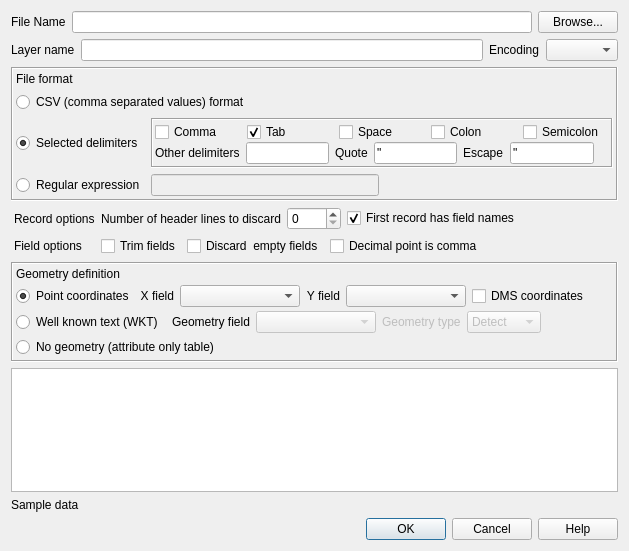
<?xml version="1.0" encoding="UTF-8"?>
<ui version="4.0">
 <class>QgsDelimitedTextSourceSelectBase</class>
 <widget class="QDialog" name="QgsDelimitedTextSourceSelectBase">
  <property name="geometry">
   <rect>
    <x>0</x>
    <y>0</y>
    <width>629</width>
    <height>551</height>
   </rect>
  </property>
  <property name="windowTitle">
   <string>Create a Layer from a Delimited Text File</string>
  </property>
  <property name="windowIcon">
   <iconset>
    <normaloff/>
   </iconset>
  </property>
  <property name="toolTip">
   <string>Number fields use comma for a decimal point</string>
  </property>
  <property name="statusTip">
   <string>Number fields use comma for a decimal point</string>
  </property>
  <property name="whatsThis">
   <string>Number fields use comma for a decimal point</string>
  </property>
  <layout class="QGridLayout" name="gridLayout_3">
   <item row="1" column="0">
    <widget class="QFrame" name="frame_select_delimiters">
     <property name="enabled">
      <bool>true</bool>
     </property>
     <property name="frameShape">
      <enum>QFrame::Box</enum>
     </property>
     <property name="frameShadow">
      <enum>QFrame::Sunken</enum>
     </property>
     <layout class="QGridLayout" name="gridLayout_5" columnstretch="0,0">
      <property name="margin">
       <number>3</number>
      </property>
      <item row="3" column="0">
       <widget class="QRadioButton" name="delimiterRegexp">
        <property name="sizePolicy">
         <sizepolicy hsizetype="Minimum" vsizetype="Minimum">
          <horstretch>0</horstretch>
          <verstretch>0</verstretch>
         </sizepolicy>
        </property>
        <property name="toolTip">
         <string>Each line in the  file is split using a regular expression to define the end of each field</string>
        </property>
        <property name="statusTip">
         <string>Each line in the  file is split using a regular expression to define the end of each field</string>
        </property>
        <property name="whatsThis">
         <string>Each line in the  file is split using a regular expression to define the end of each field</string>
        </property>
        <property name="text">
         <string>Regular expression</string>
        </property>
       </widget>
      </item>
      <item row="2" column="0">
       <widget class="QRadioButton" name="delimiterChars">
        <property name="toolTip">
         <string>Fields are delimited by specified delimiters with quote and escape characters</string>
        </property>
        <property name="statusTip">
         <string>Fields are delimited by specified delimiters with quote and escape characters</string>
        </property>
        <property name="whatsThis">
         <string>&lt;html&gt;&lt;head/&gt;&lt;body&gt;&lt;p&gt;Fields are delimited by specified delimiters with quote and escape characters&lt;/p&gt;&lt;p&gt;Fields quoted using a quote characters may contain delimiters and new lines&lt;/p&gt;&lt;p&gt;The escape character can escape new lines and  quotes within quoted fields&lt;/p&gt;&lt;/body&gt;&lt;/html&gt;</string>
        </property>
        <property name="text">
         <string>Selected delimiters</string>
        </property>
        <property name="checked">
         <bool>true</bool>
        </property>
       </widget>
      </item>
      <item row="1" column="0" colspan="2">
       <widget class="QRadioButton" name="delimiterCSV">
        <property name="toolTip">
         <string>The file a comma separated value file, fields delimited by commas and quoted by &quot;</string>
        </property>
        <property name="statusTip">
         <string>The file a comma separated value file, fields delimited by commas and quoted by &quot;</string>
        </property>
        <property name="whatsThis">
         <string>The file a comma separated value file, fields delimited by commas and quoted by &quot;</string>
        </property>
        <property name="text">
         <string>CSV (comma separated values) format</string>
        </property>
       </widget>
      </item>
      <item row="2" column="1">
       <widget class="QFrame" name="frameDelimiterCharacters">
        <property name="frameShape">
         <enum>QFrame::Box</enum>
        </property>
        <property name="frameShadow">
         <enum>QFrame::Sunken</enum>
        </property>
        <layout class="QVBoxLayout" name="verticalLayout_3">
         <property name="spacing">
          <number>0</number>
         </property>
         <property name="margin">
          <number>2</number>
         </property>
         <item>
          <layout class="QHBoxLayout" name="layoutDelimChars">
           <property name="topMargin">
            <number>0</number>
           </property>
           <item>
            <widget class="QCheckBox" name="cbxDelimComma">
             <property name="text">
              <string>Comma</string>
             </property>
            </widget>
           </item>
           <item>
            <widget class="QCheckBox" name="cbxDelimTab">
             <property name="toolTip">
              <string>Tab character is one of the delimiters</string>
             </property>
             <property name="text">
              <string>Tab</string>
             </property>
             <property name="checked">
              <bool>true</bool>
             </property>
            </widget>
           </item>
           <item>
            <widget class="QCheckBox" name="cbxDelimSpace">
             <property name="toolTip">
              <string>Space character is one of the delimiters</string>
             </property>
             <property name="text">
              <string>Space</string>
             </property>
             <property name="checked">
              <bool>false</bool>
             </property>
            </widget>
           </item>
           <item>
            <widget class="QCheckBox" name="cbxDelimColon">
             <property name="text">
              <string>Colon</string>
             </property>
            </widget>
           </item>
           <item>
            <widget class="QCheckBox" name="cbxDelimSemicolon">
             <property name="text">
              <string>Semicolon</string>
             </property>
            </widget>
           </item>
          </layout>
         </item>
         <item>
          <layout class="QHBoxLayout" name="layoutDelimOther">
           <property name="topMargin">
            <number>0</number>
           </property>
           <item>
            <widget class="QLabel" name="labelDelimOther">
             <property name="text">
              <string>Other delimiters</string>
             </property>
            </widget>
           </item>
           <item>
            <widget class="QLineEdit" name="txtDelimiterOther">
             <property name="enabled">
              <bool>true</bool>
             </property>
             <property name="sizePolicy">
              <sizepolicy hsizetype="Expanding" vsizetype="Fixed">
               <horstretch>0</horstretch>
               <verstretch>0</verstretch>
              </sizepolicy>
             </property>
             <property name="maximumSize">
              <size>
               <width>32767</width>
               <height>32767</height>
              </size>
             </property>
             <property name="toolTip">
              <string>Delimiters to use when splitting fields in the text file. The delimiter can be more than one character.  These characters are used in addition to the comma, tab, space, colon, and semicolon options.</string>
             </property>
             <property name="statusTip">
              <string>Delimiters to use when splitting fields in the text file. The delimiter can be more than one character.  These characters are used in addition to the comma, tab, space, colon, and semicolon options.</string>
             </property>
             <property name="whatsThis">
              <string>Delimiters to use when splitting fields in the text file. The delimiter can be more than one character.  These characters are used in addition to the comma, tab, space, colon, and semicolon options.</string>
             </property>
             <property name="maxLength">
              <number>10</number>
             </property>
            </widget>
           </item>
           <item>
            <widget class="QLabel" name="labelQuote">
             <property name="text">
              <string>Quote</string>
             </property>
            </widget>
           </item>
           <item>
            <widget class="QLineEdit" name="txtQuoteChars">
             <property name="toolTip">
              <string>The quote character(s) enclose fields which may include delimiters and new lines</string>
             </property>
             <property name="statusTip">
              <string>The quote character(s) enclose fields which may include delimiters and new lines</string>
             </property>
             <property name="whatsThis">
              <string>The quote character(s) enclose fields which may include delimiters and new lines</string>
             </property>
             <property name="text">
              <string>&quot;</string>
             </property>
             <property name="maxLength">
              <number>10</number>
             </property>
            </widget>
           </item>
           <item>
            <widget class="QLabel" name="labelEscape">
             <property name="text">
              <string>Escape</string>
             </property>
            </widget>
           </item>
           <item>
            <widget class="QLineEdit" name="txtEscapeChars">
             <property name="toolTip">
              <string>The escape character(s) force the next character to be treated as a normal character (that is not a delimiter, quote, or new line character).  If the escape character is the same as a quote character, it only escapes itself and only within quotes.</string>
             </property>
             <property name="statusTip">
              <string>The escape character(s) force the next character to be treated as a normal character (that is not a delimiter, quote, or new line character).  If the escape character is the same as a quote character, it only escapes itself and only within quotes.</string>
             </property>
             <property name="whatsThis">
              <string>The escape character(s) force the next character to be treated as a normal character (that is not a delimiter, quote, or new line character).  If the escape character is the same as a quote character, it only escapes itself and only within quotes.</string>
             </property>
             <property name="text">
              <string>&quot;</string>
             </property>
             <property name="maxLength">
              <number>10</number>
             </property>
            </widget>
           </item>
           <item>
            <spacer name="hspacer1">
             <property name="orientation">
              <enum>Qt::Horizontal</enum>
             </property>
             <property name="sizeHint" stdset="0">
              <size>
               <width>40</width>
               <height>20</height>
              </size>
             </property>
            </spacer>
           </item>
          </layout>
         </item>
        </layout>
       </widget>
      </item>
      <item row="3" column="1">
       <layout class="QHBoxLayout" name="horizontalLayout_8">
        <item>
         <widget class="QLineEdit" name="txtDelimiterRegexp">
          <property name="enabled">
           <bool>false</bool>
          </property>
          <property name="sizePolicy">
           <sizepolicy hsizetype="Minimum" vsizetype="Fixed">
            <horstretch>0</horstretch>
            <verstretch>0</verstretch>
           </sizepolicy>
          </property>
          <property name="maximumSize">
           <size>
            <width>32767</width>
            <height>32767</height>
           </size>
          </property>
          <property name="toolTip">
           <string>Regular expression used to split each line into fields</string>
          </property>
          <property name="statusTip">
           <string>Regular expression used to split each line into fields</string>
          </property>
          <property name="whatsThis">
           <string>Regular expression used to split each line into fields</string>
          </property>
         </widget>
        </item>
        <item>
         <widget class="QLabel" name="lblRegexpError">
          <property name="styleSheet">
           <string notr="true">color: rgb(255, 0, 0);</string>
          </property>
          <property name="text">
           <string/>
          </property>
         </widget>
        </item>
       </layout>
      </item>
      <item row="0" column="0">
       <widget class="QLabel" name="labelFileFormat">
        <property name="text">
         <string>File format </string>
        </property>
       </widget>
      </item>
     </layout>
    </widget>
   </item>
   <item row="3" column="0">
    <widget class="QFrame" name="frmGeometry">
     <property name="enabled">
      <bool>true</bool>
     </property>
     <property name="frameShape">
      <enum>QFrame::Box</enum>
     </property>
     <property name="frameShadow">
      <enum>QFrame::Sunken</enum>
     </property>
     <layout class="QVBoxLayout" name="verticalLayout_4">
      <property name="spacing">
       <number>4</number>
      </property>
      <property name="margin">
       <number>3</number>
      </property>
      <item>
       <widget class="QLabel" name="label_8">
        <property name="text">
         <string>Geometry definition</string>
        </property>
       </widget>
      </item>
      <item>
       <layout class="QHBoxLayout" name="horizontalLayout">
        <item>
         <widget class="QRadioButton" name="geomTypeXY">
          <property name="enabled">
           <bool>true</bool>
          </property>
          <property name="toolTip">
           <string>Geometry is a point defined by X and Y coordinate fields</string>
          </property>
          <property name="statusTip">
           <string>Geometry is a point defined by X and Y coordinate fields</string>
          </property>
          <property name="whatsThis">
           <string>Geometry is a point defined by X and Y coordinate fields</string>
          </property>
          <property name="text">
           <string>Point coordinates</string>
          </property>
          <property name="checked">
           <bool>true</bool>
          </property>
         </widget>
        </item>
        <item>
         <widget class="QLabel" name="textLabelx">
          <property name="enabled">
           <bool>true</bool>
          </property>
          <property name="text">
           <string>&lt;p align=&quot;right&quot;&gt;X field&lt;/p&gt;</string>
          </property>
         </widget>
        </item>
        <item>
         <widget class="QComboBox" name="cmbXField">
          <property name="enabled">
           <bool>true</bool>
          </property>
          <property name="sizePolicy">
           <sizepolicy hsizetype="Expanding" vsizetype="Fixed">
            <horstretch>0</horstretch>
            <verstretch>0</verstretch>
           </sizepolicy>
          </property>
          <property name="minimumSize">
           <size>
            <width>120</width>
            <height>0</height>
           </size>
          </property>
          <property name="toolTip">
           <string>Name of the field containing x values</string>
          </property>
          <property name="statusTip">
           <string>Name of the field containing x values</string>
          </property>
          <property name="whatsThis">
           <string>Name of the field containing x values</string>
          </property>
          <property name="editable">
           <bool>false</bool>
          </property>
         </widget>
        </item>
        <item>
         <widget class="QLabel" name="textLabely">
          <property name="enabled">
           <bool>true</bool>
          </property>
          <property name="text">
           <string>&lt;p align=&quot;right&quot;&gt;Y field&lt;/p&gt;</string>
          </property>
         </widget>
        </item>
        <item>
         <widget class="QComboBox" name="cmbYField">
          <property name="enabled">
           <bool>true</bool>
          </property>
          <property name="sizePolicy">
           <sizepolicy hsizetype="Expanding" vsizetype="Fixed">
            <horstretch>0</horstretch>
            <verstretch>0</verstretch>
           </sizepolicy>
          </property>
          <property name="minimumSize">
           <size>
            <width>120</width>
            <height>0</height>
           </size>
          </property>
          <property name="toolTip">
           <string>Name of the field containing y values</string>
          </property>
          <property name="statusTip">
           <string>Name of the field containing y values</string>
          </property>
          <property name="whatsThis">
           <string>Name of the field containing y values</string>
          </property>
          <property name="editable">
           <bool>false</bool>
          </property>
         </widget>
        </item>
        <item>
         <widget class="QCheckBox" name="cbxXyDms">
          <property name="toolTip">
           <string>X and Y coordinates are expressed in degrees/minutes/seconds</string>
          </property>
          <property name="statusTip">
           <string>X and Y coordinates are expressed in degrees/minutes/seconds</string>
          </property>
          <property name="whatsThis">
           <string>X and Y coordinates are expressed in degrees/minutes/seconds</string>
          </property>
          <property name="text">
           <string>DMS coordinates</string>
          </property>
         </widget>
        </item>
        <item>
         <spacer name="hspacer4">
          <property name="orientation">
           <enum>Qt::Horizontal</enum>
          </property>
          <property name="sizeHint" stdset="0">
           <size>
            <width>40</width>
            <height>20</height>
           </size>
          </property>
         </spacer>
        </item>
       </layout>
      </item>
      <item>
       <layout class="QHBoxLayout" name="horizontalLayout_3">
        <property name="topMargin">
         <number>0</number>
        </property>
        <item>
         <widget class="QRadioButton" name="geomTypeWKT">
          <property name="enabled">
           <bool>true</bool>
          </property>
          <property name="toolTip">
           <string>Geometry is read as a well known text string from the selected fields</string>
          </property>
          <property name="statusTip">
           <string>Geometry is read as a well known text string from the selected fields</string>
          </property>
          <property name="whatsThis">
           <string>Geometry is read as a well known text string from the selected fields</string>
          </property>
          <property name="text">
           <string>Well known text (WKT) </string>
          </property>
         </widget>
        </item>
        <item>
         <widget class="QLabel" name="label_5">
          <property name="text">
           <string>Geometry field</string>
          </property>
         </widget>
        </item>
        <item>
         <widget class="QComboBox" name="cmbWktField">
          <property name="enabled">
           <bool>false</bool>
          </property>
          <property name="sizePolicy">
           <sizepolicy hsizetype="Expanding" vsizetype="Fixed">
            <horstretch>0</horstretch>
            <verstretch>0</verstretch>
           </sizepolicy>
          </property>
          <property name="minimumSize">
           <size>
            <width>120</width>
            <height>0</height>
           </size>
          </property>
          <property name="toolTip">
           <string>Name of the field containing y values</string>
          </property>
          <property name="whatsThis">
           <string>Name of the field containing y values. Choose a field from the list. The list is generated by parsing the header row of the delimited text file.</string>
          </property>
          <property name="editable">
           <bool>false</bool>
          </property>
         </widget>
        </item>
        <item>
         <widget class="QLabel" name="label">
          <property name="enabled">
           <bool>false</bool>
          </property>
          <property name="text">
           <string>Geometry type</string>
          </property>
         </widget>
        </item>
        <item>
         <widget class="QComboBox" name="cmbGeometryType">
          <property name="enabled">
           <bool>false</bool>
          </property>
          <property name="currentIndex">
           <number>0</number>
          </property>
          <item>
           <property name="text">
            <string>Detect</string>
           </property>
          </item>
          <item>
           <property name="text">
            <string>Point</string>
           </property>
          </item>
          <item>
           <property name="text">
            <string>Line</string>
           </property>
          </item>
          <item>
           <property name="text">
            <string>Polygon</string>
           </property>
          </item>
         </widget>
        </item>
        <item>
         <spacer name="hspacer5">
          <property name="orientation">
           <enum>Qt::Horizontal</enum>
          </property>
          <property name="sizeHint" stdset="0">
           <size>
            <width>177</width>
            <height>20</height>
           </size>
          </property>
         </spacer>
        </item>
       </layout>
      </item>
      <item>
       <layout class="QHBoxLayout" name="horizontalLayout_9">
        <property name="bottomMargin">
         <number>0</number>
        </property>
        <item>
         <widget class="QRadioButton" name="geomTypeNone">
          <property name="toolTip">
           <string>The file contains only attribute information - it will not be displayed on the map</string>
          </property>
          <property name="statusTip">
           <string>The file contains only attribute information - it will not be displayed on the map</string>
          </property>
          <property name="whatsThis">
           <string>The file contains only attribute information - it will not be displayed on the map</string>
          </property>
          <property name="text">
           <string>No geometry (attribute only table)</string>
          </property>
         </widget>
        </item>
       </layout>
      </item>
     </layout>
    </widget>
   </item>
   <item row="0" column="0">
    <widget class="QWidget" name="widget_3" native="true">
     <property name="acceptDrops">
      <bool>true</bool>
     </property>
     <layout class="QVBoxLayout" name="verticalLayout">
      <property name="margin">
       <number>0</number>
      </property>
      <item>
       <layout class="QHBoxLayout" name="horizontalLayout_5">
        <property name="topMargin">
         <number>0</number>
        </property>
        <item>
         <widget class="QLabel" name="textLabelFileName">
          <property name="sizePolicy">
           <sizepolicy hsizetype="Minimum" vsizetype="Minimum">
            <horstretch>0</horstretch>
            <verstretch>0</verstretch>
           </sizepolicy>
          </property>
          <property name="text">
           <string>File Name</string>
          </property>
          <property name="indent">
           <number>0</number>
          </property>
         </widget>
        </item>
        <item>
         <widget class="QLineEdit" name="txtFilePath">
          <property name="toolTip">
           <string>Full path to the delimited text file</string>
          </property>
          <property name="whatsThis">
           <string>Full path to the delimited text file. In order to properly parse the fields in the file, the delimiter must be defined prior to entering the file name. Use the Browse button to the right of this field to choose the input file.</string>
          </property>
          <property name="readOnly">
           <bool>false</bool>
          </property>
         </widget>
        </item>
        <item>
         <widget class="QPushButton" name="btnBrowseForFile">
          <property name="enabled">
           <bool>true</bool>
          </property>
          <property name="maximumSize">
           <size>
            <width>16777215</width>
            <height>16777215</height>
           </size>
          </property>
          <property name="toolTip">
           <string>Browse to find the delimited text file to be processed</string>
          </property>
          <property name="whatsThis">
           <string>Use this button to browse to the location of the delimited text file. This button will not be enabled until a delimiter has been entered in the &lt;i&gt;Delimiter&lt;/i&gt; box. Once a file is chosen, the X and Y field drop-down boxes will be populated with the fields from the delimited text file.</string>
          </property>
          <property name="text">
           <string>Browse...</string>
          </property>
          <property name="flat">
           <bool>false</bool>
          </property>
         </widget>
        </item>
       </layout>
      </item>
      <item>
       <layout class="QHBoxLayout" name="horizontalLayout_6">
        <property name="topMargin">
         <number>0</number>
        </property>
        <item>
         <widget class="QLabel" name="textLabelLayerName">
          <property name="sizePolicy">
           <sizepolicy hsizetype="Minimum" vsizetype="Preferred">
            <horstretch>0</horstretch>
            <verstretch>0</verstretch>
           </sizepolicy>
          </property>
          <property name="text">
           <string>Layer name</string>
          </property>
         </widget>
        </item>
        <item>
         <widget class="QLineEdit" name="txtLayerName">
          <property name="toolTip">
           <string>Name to display in the map legend</string>
          </property>
          <property name="whatsThis">
           <string>Name displayed in the map legend</string>
          </property>
         </widget>
        </item>
        <item>
         <widget class="QLabel" name="lblEncoding">
          <property name="text">
           <string>Encoding</string>
          </property>
         </widget>
        </item>
        <item>
         <widget class="QComboBox" name="cbxEncoding"/>
        </item>
       </layout>
      </item>
     </layout>
    </widget>
   </item>
   <item row="4" column="0">
    <widget class="QFrame" name="gridFrame_2">
     <layout class="QVBoxLayout" name="verticalLayout_2">
      <property name="spacing">
       <number>3</number>
      </property>
      <property name="margin">
       <number>0</number>
      </property>
      <item>
       <widget class="QTableWidget" name="tblSample"/>
      </item>
     </layout>
    </widget>
   </item>
   <item row="8" column="0">
    <widget class="QDialogButtonBox" name="buttonBox">
     <property name="orientation">
      <enum>Qt::Horizontal</enum>
     </property>
     <property name="standardButtons">
      <set>QDialogButtonBox::Cancel|QDialogButtonBox::Help|QDialogButtonBox::Ok</set>
     </property>
    </widget>
   </item>
   <item row="7" column="0">
    <widget class="QLabel" name="lblStatus">
     <property name="text">
      <string>Sample data</string>
     </property>
    </widget>
   </item>
   <item row="2" column="0">
    <layout class="QGridLayout" name="gridLayout">
     <property name="leftMargin">
      <number>3</number>
     </property>
     <property name="topMargin">
      <number>0</number>
     </property>
     <item row="0" column="0">
      <widget class="QLabel" name="label_2">
       <property name="text">
        <string>Record options</string>
       </property>
      </widget>
     </item>
     <item row="0" column="1">
      <layout class="QHBoxLayout" name="horizontalLayout_4">
       <property name="rightMargin">
        <number>9</number>
       </property>
       <item>
        <widget class="QLabel" name="label_4">
         <property name="sizePolicy">
          <sizepolicy hsizetype="Minimum" vsizetype="Preferred">
           <horstretch>0</horstretch>
           <verstretch>0</verstretch>
          </sizepolicy>
         </property>
         <property name="text">
          <string>Number of header lines to discard</string>
         </property>
        </widget>
       </item>
       <item>
        <widget class="QSpinBox" name="rowCounter">
         <property name="minimumSize">
          <size>
           <width>0</width>
           <height>0</height>
          </size>
         </property>
         <property name="maximumSize">
          <size>
           <width>16777215</width>
           <height>16777215</height>
          </size>
         </property>
         <property name="toolTip">
          <string>The number of lines at the beginning of the file to ignore</string>
         </property>
         <property name="statusTip">
          <string>The number of lines at the beginning of the file to ignore</string>
         </property>
         <property name="whatsThis">
          <string>The number of lines at the beginning of the file to ignore</string>
         </property>
         <property name="wrapping">
          <bool>false</bool>
         </property>
         <property name="maximum">
          <number>9999</number>
         </property>
         <property name="value">
          <number>0</number>
         </property>
        </widget>
       </item>
       <item>
        <widget class="QCheckBox" name="cbxUseHeader">
         <property name="toolTip">
          <string>Field names are read from the first line.  If not selected then fields are numbered</string>
         </property>
         <property name="statusTip">
          <string>Field names are read from the first line.  If not selected then fields are numbered</string>
         </property>
         <property name="whatsThis">
          <string>Field names are read from the first line.  If not selected then fields are numbered</string>
         </property>
         <property name="text">
          <string>First record has field names</string>
         </property>
         <property name="checked">
          <bool>true</bool>
         </property>
        </widget>
       </item>
       <item>
        <spacer name="horizontalSpacer">
         <property name="orientation">
          <enum>Qt::Horizontal</enum>
         </property>
         <property name="sizeHint" stdset="0">
          <size>
           <width>40</width>
           <height>20</height>
          </size>
         </property>
        </spacer>
       </item>
      </layout>
     </item>
     <item row="1" column="0">
      <widget class="QLabel" name="label_3">
       <property name="text">
        <string>Field options</string>
       </property>
      </widget>
     </item>
     <item row="1" column="1">
      <layout class="QHBoxLayout" name="horizontalLayout_2">
       <item>
        <widget class="QCheckBox" name="cbxTrimFields">
         <property name="toolTip">
          <string>Trim leading and trailing spaces from fields</string>
         </property>
         <property name="statusTip">
          <string>Trim leading and trailing spaces from fields</string>
         </property>
         <property name="whatsThis">
          <string>Trim leading and trailing spaces from fields</string>
         </property>
         <property name="text">
          <string>Trim fields</string>
         </property>
        </widget>
       </item>
       <item>
        <widget class="QCheckBox" name="cbxSkipEmptyFields">
         <property name="toolTip">
          <string>Discard empty fields in each record</string>
         </property>
         <property name="statusTip">
          <string>Discard empty fields in each record</string>
         </property>
         <property name="whatsThis">
          <string>Discard empty fields in each record</string>
         </property>
         <property name="text">
          <string>Discard  empty fields</string>
         </property>
        </widget>
       </item>
       <item>
        <widget class="QCheckBox" name="cbxPointIsComma">
         <property name="enabled">
          <bool>true</bool>
         </property>
         <property name="toolTip">
          <string>X and Y coordinates have comma for decimal point</string>
         </property>
         <property name="statusTip">
          <string>X and Y coordinates have comma for decimal point</string>
         </property>
         <property name="whatsThis">
          <string>X and Y coordinates have comma for decimal point</string>
         </property>
         <property name="text">
          <string>Decimal point is comma</string>
         </property>
        </widget>
       </item>
       <item>
        <spacer name="horizontalSpacer_2">
         <property name="orientation">
          <enum>Qt::Horizontal</enum>
         </property>
         <property name="sizeHint" stdset="0">
          <size>
           <width>40</width>
           <height>20</height>
          </size>
         </property>
        </spacer>
       </item>
      </layout>
     </item>
    </layout>
   </item>
  </layout>
 </widget>
 <layoutdefault spacing="6" margin="11"/>
 <tabstops>
  <tabstop>txtFilePath</tabstop>
  <tabstop>btnBrowseForFile</tabstop>
  <tabstop>txtLayerName</tabstop>
  <tabstop>cbxEncoding</tabstop>
  <tabstop>delimiterCSV</tabstop>
  <tabstop>delimiterChars</tabstop>
  <tabstop>cbxDelimComma</tabstop>
  <tabstop>cbxDelimTab</tabstop>
  <tabstop>cbxDelimSpace</tabstop>
  <tabstop>cbxDelimColon</tabstop>
  <tabstop>cbxDelimSemicolon</tabstop>
  <tabstop>txtDelimiterOther</tabstop>
  <tabstop>txtQuoteChars</tabstop>
  <tabstop>txtEscapeChars</tabstop>
  <tabstop>delimiterRegexp</tabstop>
  <tabstop>txtDelimiterRegexp</tabstop>
  <tabstop>rowCounter</tabstop>
  <tabstop>cbxUseHeader</tabstop>
  <tabstop>cbxTrimFields</tabstop>
  <tabstop>cbxSkipEmptyFields</tabstop>
  <tabstop>cbxPointIsComma</tabstop>
  <tabstop>geomTypeXY</tabstop>
  <tabstop>cmbXField</tabstop>
  <tabstop>cmbYField</tabstop>
  <tabstop>cbxXyDms</tabstop>
  <tabstop>geomTypeWKT</tabstop>
  <tabstop>cmbWktField</tabstop>
  <tabstop>cmbGeometryType</tabstop>
  <tabstop>geomTypeNone</tabstop>
  <tabstop>tblSample</tabstop>
  <tabstop>buttonBox</tabstop>
 </tabstops>
 <resources/>
 <connections>
  <connection>
   <sender>delimiterRegexp</sender>
   <signal>toggled(bool)</signal>
   <receiver>txtDelimiterRegexp</receiver>
   <slot>setEnabled(bool)</slot>
   <hints>
    <hint type="sourcelabel">
     <x>141</x>
     <y>217</y>
    </hint>
    <hint type="destinationlabel">
     <x>382</x>
     <y>216</y>
    </hint>
   </hints>
  </connection>
  <connection>
   <sender>geomTypeXY</sender>
   <signal>toggled(bool)</signal>
   <receiver>cmbXField</receiver>
   <slot>setEnabled(bool)</slot>
   <hints>
    <hint type="sourcelabel">
     <x>107</x>
     <y>338</y>
    </hint>
    <hint type="destinationlabel">
     <x>310</x>
     <y>340</y>
    </hint>
   </hints>
  </connection>
  <connection>
   <sender>geomTypeXY</sender>
   <signal>toggled(bool)</signal>
   <receiver>cmbYField</receiver>
   <slot>setEnabled(bool)</slot>
   <hints>
    <hint type="sourcelabel">
     <x>107</x>
     <y>338</y>
    </hint>
    <hint type="destinationlabel">
     <x>478</x>
     <y>340</y>
    </hint>
   </hints>
  </connection>
  <connection>
   <sender>geomTypeWKT</sender>
   <signal>toggled(bool)</signal>
   <receiver>cmbWktField</receiver>
   <slot>setEnabled(bool)</slot>
   <hints>
    <hint type="sourcelabel">
     <x>109</x>
     <y>369</y>
    </hint>
    <hint type="destinationlabel">
     <x>353</x>
     <y>371</y>
    </hint>
   </hints>
  </connection>
  <connection>
   <sender>delimiterChars</sender>
   <signal>toggled(bool)</signal>
   <receiver>frameDelimiterCharacters</receiver>
   <slot>setEnabled(bool)</slot>
   <hints>
    <hint type="sourcelabel">
     <x>89</x>
     <y>155</y>
    </hint>
    <hint type="destinationlabel">
     <x>181</x>
     <y>146</y>
    </hint>
   </hints>
  </connection>
  <connection>
   <sender>geomTypeWKT</sender>
   <signal>toggled(bool)</signal>
   <receiver>cmbGeometryType</receiver>
   <slot>setEnabled(bool)</slot>
   <hints>
    <hint type="sourcelabel">
     <x>73</x>
     <y>369</y>
    </hint>
    <hint type="destinationlabel">
     <x>521</x>
     <y>371</y>
    </hint>
   </hints>
  </connection>
  <connection>
   <sender>geomTypeXY</sender>
   <signal>toggled(bool)</signal>
   <receiver>textLabelx</receiver>
   <slot>setEnabled(bool)</slot>
   <hints>
    <hint type="sourcelabel">
     <x>66</x>
     <y>338</y>
    </hint>
    <hint type="destinationlabel">
     <x>184</x>
     <y>340</y>
    </hint>
   </hints>
  </connection>
  <connection>
   <sender>geomTypeXY</sender>
   <signal>toggled(bool)</signal>
   <receiver>textLabely</receiver>
   <slot>setEnabled(bool)</slot>
   <hints>
    <hint type="sourcelabel">
     <x>83</x>
     <y>338</y>
    </hint>
    <hint type="destinationlabel">
     <x>352</x>
     <y>340</y>
    </hint>
   </hints>
  </connection>
  <connection>
   <sender>geomTypeWKT</sender>
   <signal>toggled(bool)</signal>
   <receiver>label</receiver>
   <slot>setEnabled(bool)</slot>
   <hints>
    <hint type="sourcelabel">
     <x>72</x>
     <y>369</y>
    </hint>
    <hint type="destinationlabel">
     <x>442</x>
     <y>371</y>
    </hint>
   </hints>
  </connection>
  <connection>
   <sender>geomTypeXY</sender>
   <signal>toggled(bool)</signal>
   <receiver>cbxXyDms</receiver>
   <slot>setEnabled(bool)</slot>
   <hints>
    <hint type="sourcelabel">
     <x>54</x>
     <y>338</y>
    </hint>
    <hint type="destinationlabel">
     <x>608</x>
     <y>338</y>
    </hint>
   </hints>
  </connection>
 </connections>
</ui>
